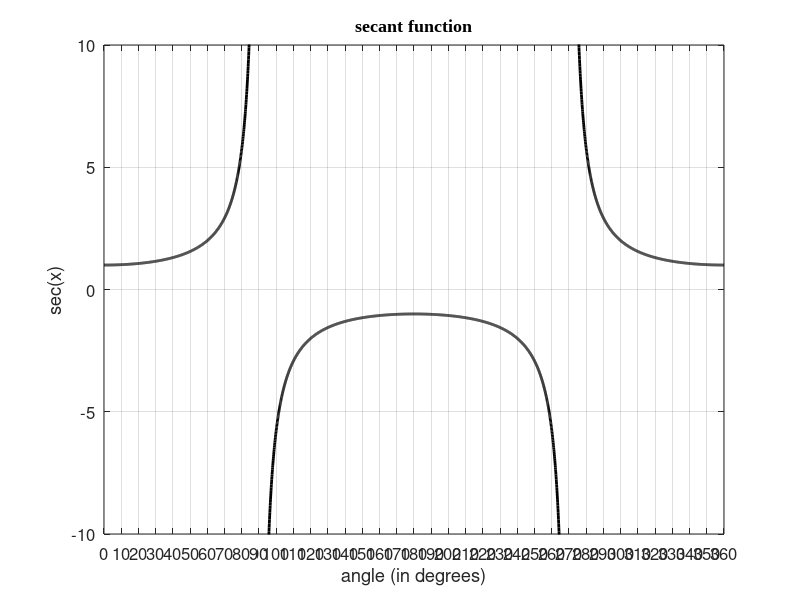

Reproduce this figure in MATLAB. (Note: this script raises an error after producing the figure.)
% plot_secant.m
% Plot of secant function from 0° to 360°

% Setup
x2 = 0:0.1:360;
y2 = secd(x2);

% Handle singularities at 90° and 270°
y2(abs(mod(x2 - 90, 180)) < eps) = NaN;

% Create plot
figure('Color', 'w'); % Set background to white
plot(x2, y2, 'k', 'LineWidth', 2); % Black line, 2 pt wide
grid on;

% Title and labels
title('secant function', 'FontName', 'Times New Roman', 'FontSize', 20);
xlabel('angle (in degrees)', 'FontSize', 14);
ylabel('sec(x)', 'FontSize', 14);

% Axes
xlim([0 360]);
ylim([-10 10]);
set(gca, 'FontSize', 12);

% Set custom ticks and labels
xticks(0:10:360);
x_labels = strings(size(0:10:360));
tick_vals = 0:10:360;
for i = 1:length(tick_vals)
    if mod(tick_vals(i), 30) == 0
        x_labels(i) = num2str(tick_vals(i));
    else
        x_labels(i) = '';
    end
end
xticklabels(x_labels);
